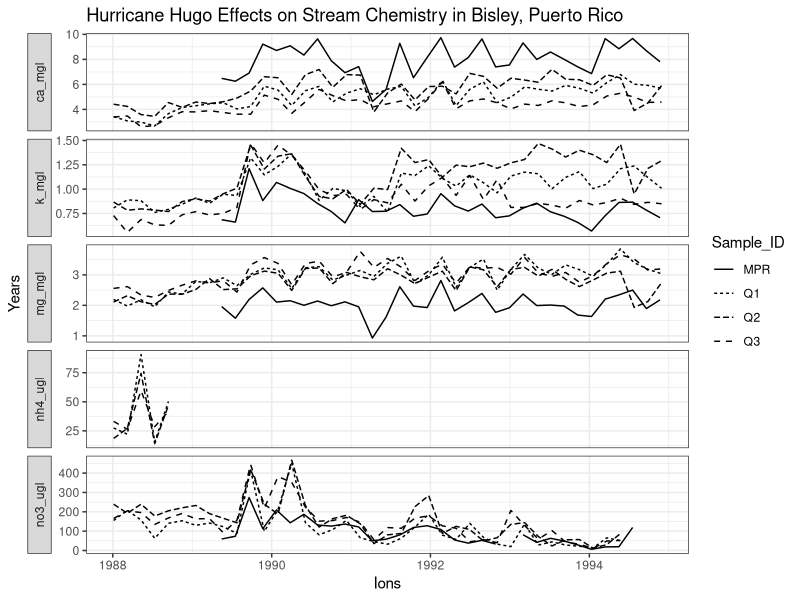

This chart was generated by the following R code:
## ---- chunk 1
library(tidyverse)

binded_long_output <- read_csv("../output/bined_long.csv")

hugo_date <- ymd("1989-09-18")

figure3_recreation <- binded_long_output |>
  ggplot(
    mapping = aes(
      x = window_start,
      y = window_mean,
      group = Sample_ID,
      linetype = Sample_ID,
    )
  ) +
  geom_line() +
  theme_linedraw() +
  theme_bw() +
  theme(
    strip.placement = "outside",
    legend.position = "right"
  ) +
  facet_grid(vars(binded_long_output$ions), scales = "free", switch = "y") +
  labs(
    x = "Ions",
    y = "Years",
    title = "Hurricane Hugo Effects on Stream Chemistry in Bisley, Puerto Rico"
  )

figure3_recreation
